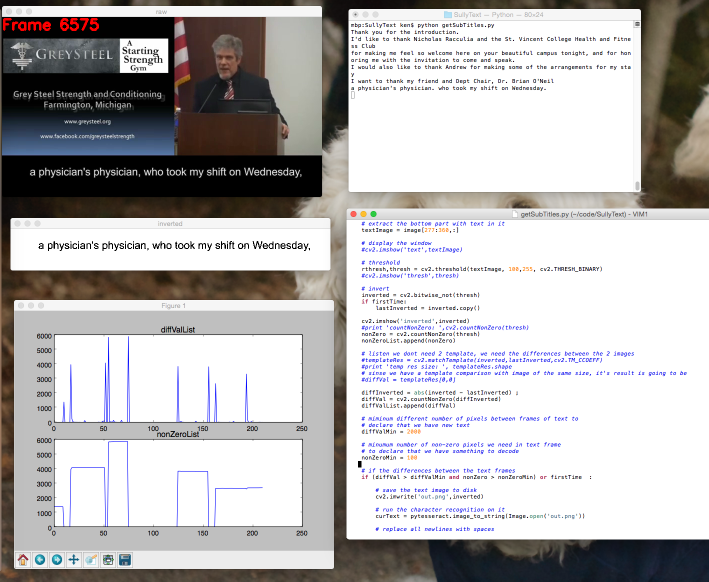
#> input picture running.png, 1418 x 1163 px, given in place of video.mp4, which was not available (shown at 1/2 size)
$ python getSubTitles.py   (Python 2 division)   (older library calls are emulated)
#> lines starting #> are read from the running program, lines starting #| are printed output that depends on the picture; after the words box and inside, x2 and y2 are one past the last pixel; in counts of white or black regions, pixels touching at a corner belong together; pictures that were not available may be replaced by others from this repository, and a replacement may not be noted
import sys
import PIL.Image
sys.modules['Image'] = PIL.Image
import Image
import cv2
import pytesseract
import matplotlib.pyplot as plt
import subprocess
import os

#### RUNTIME PARAMETERS ####


# this is where the subtitles start to come in 5730
startFrame = 5730
#startFrame = 67000

# number of frames to skip each time
skipFrames = 5

# show the movie and plot metrics or not (much faster when not)
showGUI = 0 ;

# miminum different number of pixels between frames of text to
# declare that we have new text
diffValMin = 2000

# minumum number of non-zero pixels we need in text frame
# to declare that we have something to decode
nonZeroMin = 100


# open the video
vid = cv2.VideoCapture('/Users/ken/code/SullyText/video.mp4')

# skip to that frame
vid.set(cv2.cv.CV_CAP_PROP_POS_FRAMES, startFrame);

# read in the first frame
res,image = vid.read()
#> image is the input picture: shape (1163, 1418, 3); mean B, G, R 182.1, 182, 184.1

# set our frame counter to the frame we're starting at
curFrame = startFrame

lastText = ''
lastVal = 0
nonZeroList = []
diffValList  = []
allText = ''

# matplotlib interactive mode on, non blocking
plt.ion()

firstTime = 1;


numFrames = vid.get(cv2.cv.CV_CAP_PROP_FRAME_COUNT);


c= 'rm /Users/ken/code/SullyText/textImages/*.png'
print 'Command is', c
subprocess.call(c,shell=True)
#> (this line was passed over: subprocess is not available in this run)

while res:
    curFrame = int(vid.get(cv2.cv.CV_CAP_PROP_POS_FRAMES));

    print "\nFrame: %d / %d " % (curFrame , numFrames)

    if showGUI:
        cv2.putText(image, 'Frame ' + str(curFrame),(0,25), cv2.FONT_HERSHEY_SIMPLEX, 1,(0,0,255),3)
        cv2.imshow('raw',image)

    image = cv2.cvtColor(image, cv2.COLOR_BGR2GRAY)
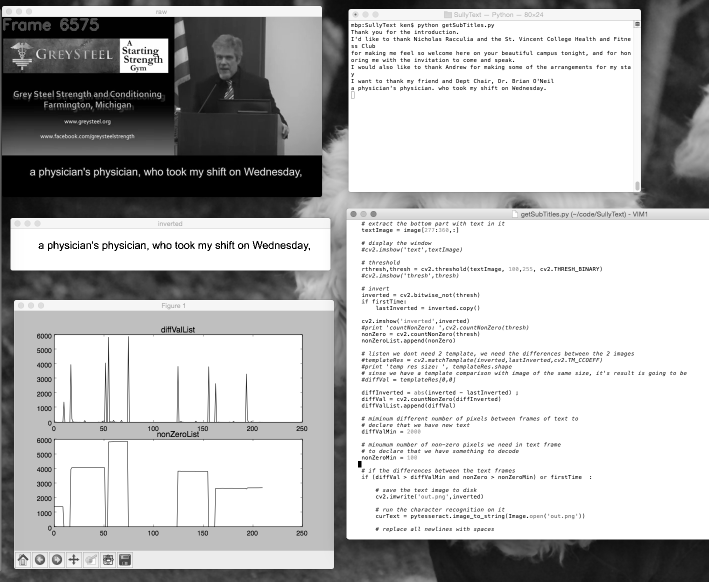
#> image: shape (1163, 1418) (shown at 1/2 size); min 0, max 255, mean 182.6

    #print image.shape
    # note: image is 360,640

    # extract the bottom part with text in it
    textImage = image[278:360,:]
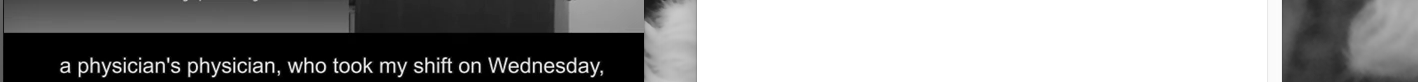
#> textImage: shape (82, 1418); min 0, max 255, mean 141.5

    # display the window
    #cv2.imshow('text',textImage)

    # threshold
    rthresh,thresh = cv2.threshold(textImage, 100,255, cv2.THRESH_BINARY)
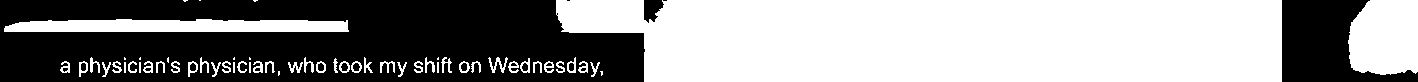
#> thresh: shape (82, 1418); 56.9% white; 19 black regions (8 under 20 px), largest, box (x1, y1, x2, y2) and area: (0, 0, 645, 82) 42921, (1282, 0, 1418, 82) 6440, (644, 0, 664, 23) 319
    #cv2.imshow('thresh',thresh)

    # invert
    inverted = cv2.bitwise_not(thresh)
    if firstTime:
        lastInverted = inverted.copy()

    if showGUI:
        cv2.imshow('inverted',inverted)
    #print 'countNonZero: ',cv2.countNonZero(thresh)
    nonZero = cv2.countNonZero(thresh)
#> nonZero = 66185
    nonZeroList.append(nonZero)

    # listen we dont need 2 template, we need the differences between the 2 images
    #templateRes = cv2.matchTemplate(inverted,lastInverted,cv2.TM_CCOEFF)
    #print 'temp res size: ', templateRes.shape
    # sinse we have a template comparison with image of the same size, it's result is going to be
    #diffVal = templateRes[0,0]

    diffInverted = abs(inverted - lastInverted) ;
#> diffInverted: shape (82, 1418); every value is 0
    diffVal = cv2.countNonZero(diffInverted)
#> diffVal = 0
    diffValList.append(diffVal)


    # if the differences between the text frames
    if (diffVal > diffValMin and nonZero > nonZeroMin) or firstTime  :


        imageFileName = "textImages/%06d.png" % (curFrame,)
        #textFileName = "textImages/%06d.txt" % (curFrame,)

        # save the text image to disk
        cv2.imwrite(imageFileName,inverted)


        # run the character recognition on it
#> (the run stopped early here; a loop or call above may not have finished)
